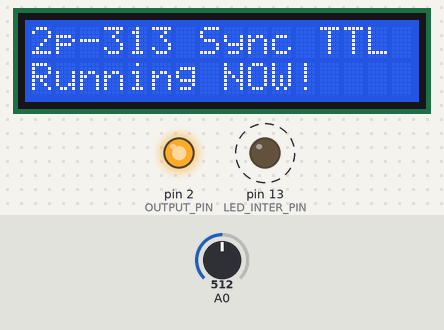
Bench run of a sketch on a simulated Arduino Uno, built with avr-gcc and run on an emulated ATmega328P. Shown: 16×2 character LCD, output pins drawn as LEDs (lit = HIGH). Dashed ring = blinking. The inputs (shaded band) are chosen by the test bench; at power-on: A0 = 512.

Above: at 0.32 s.
1.3 s: A0 set to 55
At 1.84 s:
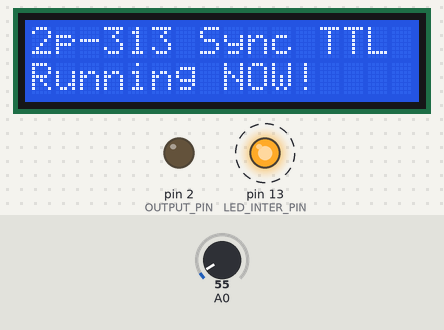
3.2 s: A0 set to 47
At 3.5 s:
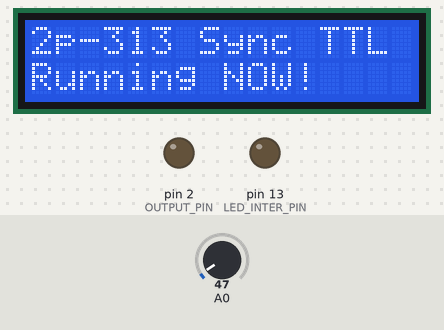
At 4.9 s:
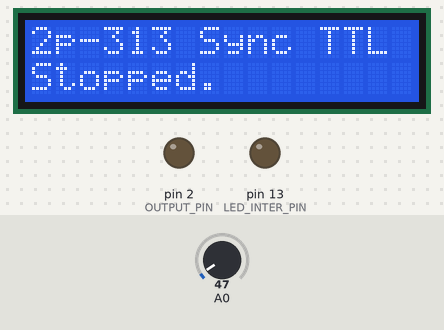
Timing chart, 0 to 6.4 s (numbered marks = the images above; inputs shaded):
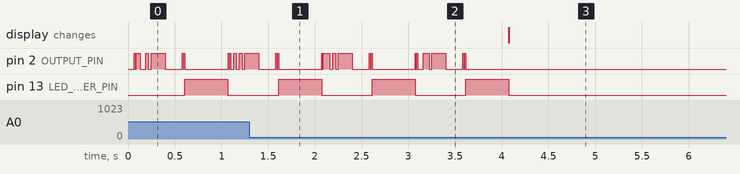

Measured:
- the behaviour switches between 50 and 49 on A0 (found by bisection; images 1 and 2)
- after the input at 3.2 s, pin 2 (OUTPUT_PIN): goes on until 3.6 s, then stays LOW; pin 13 (LED_INTER_PIN): goes on until 4.1 s, then stays LOW
- by itself, pin 13 (LED_INTER_PIN): alternates HIGH for 0.46 s and LOW for 0.54 s

The sketch:

arduino_barcodes.ino
```cpp
/*
  Arduino barcode generator for 2o-313
  Written by Sumiya Kuroda, Mrsic-Flogel lab

  Heavily adapted from exisitng pipelines:
  Optogenetics and Neural Engineering Core ONE Core at bit.ly/onecore
  Open Ephys at https://open-ephys.org/
*/
#include <LiquidCrystal.h>

/////////////////LCD Panel Setting///////////////////////////////////
LiquidCrystal lcd(8, 9, 4, 5, 6, 7);
int lcd_key     = 0;
int adc_key_in  = 0;
#define btnLEFT   3
#define btnUP     1
#define btnDOWN   2
#define btnRIGHT  0
#define btnSELECT 4
#define btnNONE   5

/////////////////Barcode Setting///////////////////////////////////
const int TOTAL_TIME = 1000;     // Total time between barcode initiation (includes initialization pulses) in milliseconds. The length of time between one barcode and the next
const int LED_INTER_PIN = 13; // LED indicator for interbarcode delay
const int OUTPUT_PIN = 2;   // Digital pin to output the Barcode TTL
const int BARCODE_BITS = 16;   // Beetle (and uno) use 32 bits
byte PREVIOUS_BUTTON_STATE = HIGH;         // What state was the button last time. Initiate as HIGH
const int BARCODE_TIME = 30;  // time for each bit of the barcode to be on/off in milliseconds
const int INITIALIZATION_TIME = 10;  // We warp the beginning and ending of the barcode with 'some signal', well distinct from a barcode pulse, in milliseconds

const int INITIALIZATION_PULSE_TIME = 3 * INITIALIZATION_TIME;  // We wrap the barcode with a train of on/off/on initialization, then we have the barcode,
// and again on/off/on initialization.
const int TOTAL_BARCODE_TIME = 2 * INITIALIZATION_PULSE_TIME + BARCODE_TIME * BARCODE_BITS; // the total time for the initialization train and barcode signal
const int WAIT_TIME = TOTAL_TIME - TOTAL_BARCODE_TIME; // the total time we wait until starting the next wrapped barcode

static bool isRunning = false;
int barcode;   // initialize a variable to hold our barcode

/////////////////Functions///////////////////////////////////
void setup() {
  pinMode(OUTPUT_PIN, OUTPUT); // initialize digital pin
  pinMode(LED_INTER_PIN, OUTPUT); // initialize digital pin

  barcode = 1000; // random(0, pow(2, BARCODE_BITS)); // generates a random number between 0 and 2^16 (4294967296)
  // (example: if barcode = 4, in binary that would be 0000000000000100)

  lcd.begin(16, 2);            // start the LCD library
  lcd.setCursor(0, 0);
  lcd.print("2p-313 Sync TTL"); // print first line
  lcd.setCursor(0, 1);
  lcd.print("L:Start R:Stop"); // print second line
}

void loop() {
  lcd_key = read_LCD_buttons();  // read the buttons
  lcd.setCursor(0,1);
  switch (lcd_key)               // depending on which button was pushed, we perform an action
  {
    case btnLEFT:
    {
       lcd.print("Running NOW!  ");
       // lcd.print(adc_key_in); // shows the actual threshold voltage at analog input 0
       isRunning = true;
       break;
    }
    case btnRIGHT:
    {
       lcd.print("Stopped.      ");
       // lcd.print(adc_key_in); // shows the actual threshold voltage at analog input 0
       isRunning = false;
       break;
    }
    case btnNONE:
    {
       break;
    }
  }
  if (isRunning) OUTPUTBARCODE();
}

int OUTPUTBARCODE (){
  // start barcode with a distinct pulse to signal the start. high, low, high
  digitalWrite(OUTPUT_PIN, HIGH); delay(INITIALIZATION_TIME);
  digitalWrite(OUTPUT_PIN, LOW); delay(INITIALIZATION_TIME);
  digitalWrite(OUTPUT_PIN, HIGH); delay(INITIALIZATION_TIME);

  barcode += 1;
  // increment barcode on each cycle. Our initial value of barcode = 4
  // (in binary 0000000000000100) becomes barcode = 5 (or 0000000000000101)

  // BARCODE SECTION
  for (int i = 0; i < BARCODE_BITS; i++) // for between 0-15 (we will read all 16 bits)
  {
    int barcodedigit = bitRead(barcode >> i, 0);
    // bitRead(x, n) Reads the bit of number x at bit n. The '>>' is a
    // rightshift bitwise operator. For i=0 (0000000000000101) outputs 1. For
    // i=1 (0000000000000010) outputs 0.

    if (barcodedigit == 1)    // if the digit is 1
    {
      digitalWrite(OUTPUT_PIN, HIGH);  // set the output pin to high
    }
    else
    {
      digitalWrite(OUTPUT_PIN, LOW);   // else set it to low
    }
    delay(BARCODE_TIME);   // delay 30 ms
  }

  // end barcode with a distinct pulse to signal the beginning. high, low, high
  digitalWrite(OUTPUT_PIN, HIGH); delay(INITIALIZATION_TIME);
  digitalWrite(OUTPUT_PIN, LOW); delay(INITIALIZATION_TIME);
  digitalWrite(OUTPUT_PIN, HIGH); delay(INITIALIZATION_TIME);
  digitalWrite(OUTPUT_PIN, LOW); // set it to LOW and reset

  // Then be sure to wait long enough before starting the next barcode
  digitalWrite(LED_INTER_PIN, HIGH);
  delay(WAIT_TIME);
  digitalWrite(LED_INTER_PIN, LOW);
}

// read the buttons
int read_LCD_buttons () {
  adc_key_in = analogRead(0);      // read the value from the sensor
  // we add approx 50 to those values and check to see if we are close
  if (adc_key_in > 1000) return btnNONE; // We make this the 1st option for speed reasons since it will be the most likely result
  if (adc_key_in < 50)   return btnRIGHT;
  if (adc_key_in < 195)  return btnUP;
  if (adc_key_in < 380)  return btnDOWN;
  if (adc_key_in < 555)  return btnLEFT;
  if (adc_key_in < 790)  return btnSELECT;
  return btnNONE;  // when all others fail, return None
}
```
